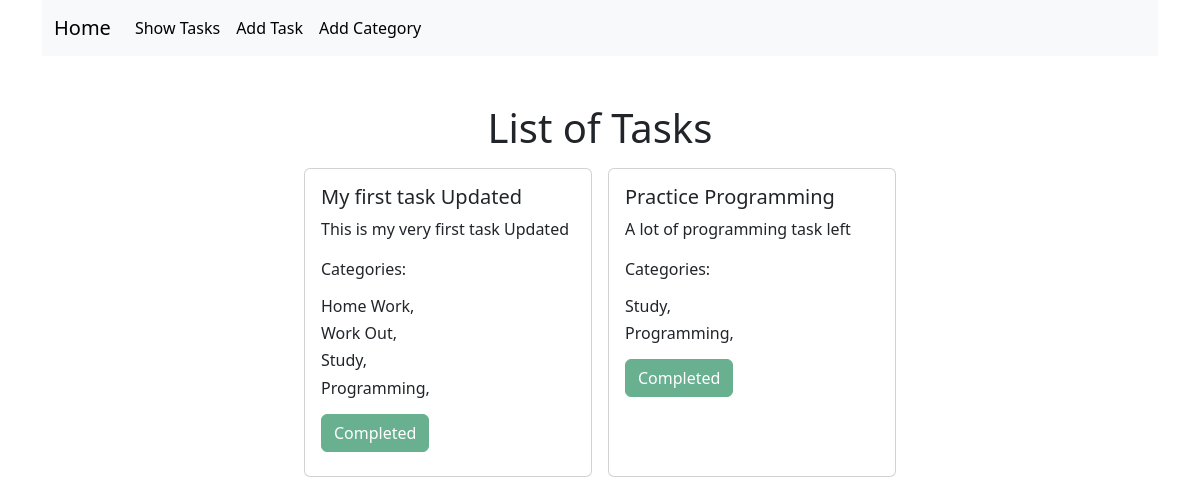
The page / on the database its author committed.
### task/models.py (models this page shows, shortened)
class Task(models.Model):
    title = models.CharField(max_length=50)
    description = models.CharField(max_length=500)
    is_completed = models.BooleanField(default=False)
    task_date = models.DateField(auto_now_add=True)
    category = models.ManyToManyField(Category)

### category/models.py (models this page shows, shortened)
class Category(models.Model):
    name = models.CharField(max_length=20)

### task_management_system/views.py (the view)
# urls.py: path('', views.home, name="homepage"),
def home(request):
    data = Task.objects.all()
    return render(request, 'home.html', {'data': data})

### task/templates/home.html (shortened to what this page needs)
{% extends "base.html" %}
{% block content %}
    <div class="col-sm-12 mt-5">
        <h1 class="text-center">List of Tasks</h1>
        <div class="d-flex justify-content-center">
            {% for task in data %}
            <div class="card m-2" style="width: 18rem;">
                <div class="card-body">
                  <h5 class="card-title">{{task.title}}</h5>
                  <p class="card-text">{{task.description}}</p>
                  <p>
                    Categories:
                    {% for cat in task.category.all  %}
                        <h6 class="text-bold">{{cat.name}},</h6>
                    {% endfor %}
                  </p>
                  {% if task.is_completed %}
                    <h4 class="btn btn-success disabled">Completed</h4>
                  {% else %}
                  <a href="{% url "edit_task" task.id %}" class="btn btn-primary">Edit</a>
                  <a href="{% url "del_task" task.id %}" class="btn btn-danger">Delete</a>
                  {% endif %}
                </div>
            </div>
            {% endfor %}
        </div>
    </div>
{% endblock content %}

### templates/base.html (shortened to what this page needs)
<!doctype html>
<html lang="en">
  <head>
    <link href="https://cdn.jsdelivr.net/npm/bootstrap@5.3.3/dist/css/bootstrap.min.css" rel="stylesheet">
  </head>
  <body>
    <div class="container">
      <nav class="navbar navbar-expand-lg bg-body-tertiary">
        <div class="container-fluid">
          <a class="navbar-brand" href="{% url "homepage" %}">Home</a>
          <div class="collapse navbar-collapse" id="navbarSupportedContent">
            <ul class="navbar-nav me-auto mb-2 mb-lg-0">
              <li class="nav-item">
                <a class="nav-link active" aria-current="page" href="{% url "homepage" %}">Show Tasks</a>
              </li>
              <li class="nav-item">
                <a class="nav-link active" aria-current="page" href="{% url "add_task" %}">Add Task</a>
              </li>
              <li class="nav-item">
                <a class="nav-link active" href="{% url "add_category" %}">Add Category</a>
              </li>
            </ul>
          </div>
        </div>
      </nav>
        {% block content %}{% endblock content %}
    </div>
  </body>
</html>

### rows shown on the page
Task: title "My first task Updated", description "This is my very first task Updated", is_completed "Completed"
Category: name "Home Work"
Category: name "Work Out"
Category: name "Study"
Category: name "Programming"
Task: title "Practice Programming", description "A lot of programming task left", is_completed "Completed"
